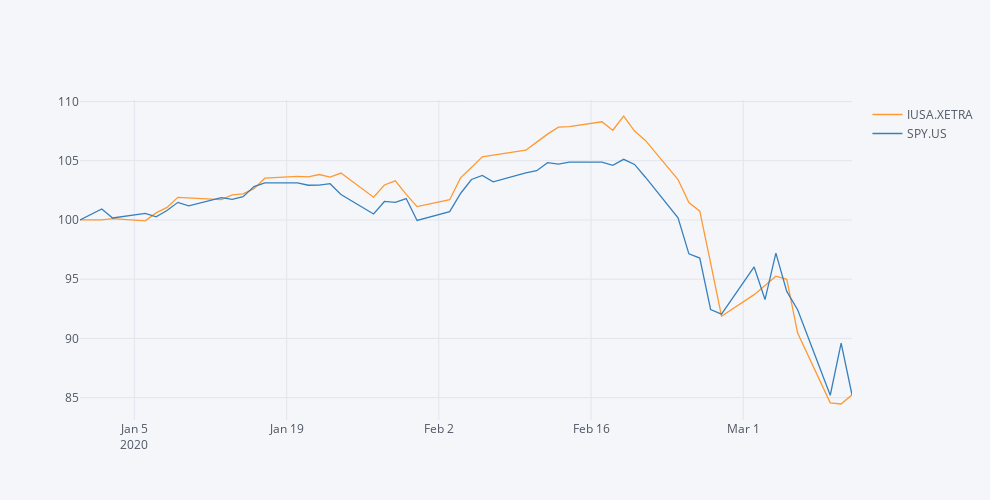

Write notebook code for a chart like this one.
### Code cell
ETFs.iplot(dimensions=dimensions)
